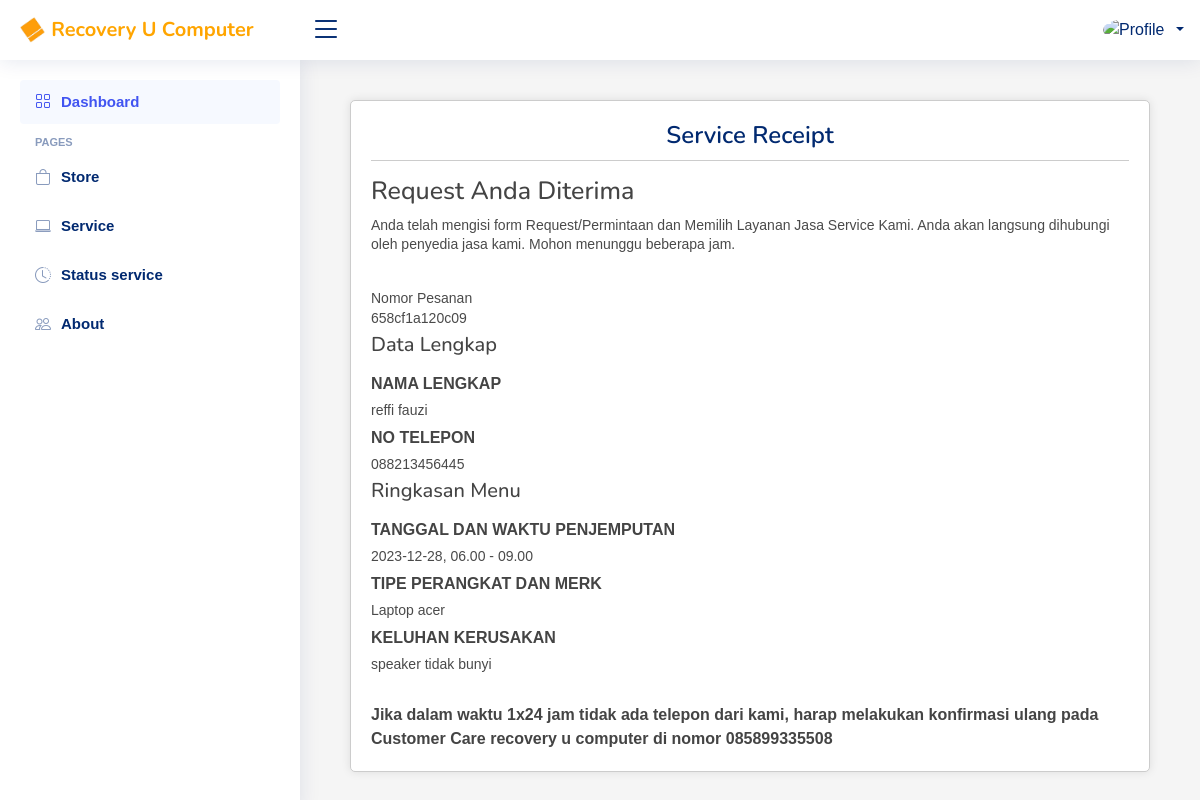
/user/content/status/struk.php?id=180, run on the app's committed database.
### tables this page shows
CREATE TABLE `service_requests` (
  `id_pesan` int(50) NOT NULL,
  `merk` enum('acer','advan','asus','dell','hp','lenovo','msi','samsung') NOT NULL,
  `foto` varchar(255) NOT NULL,
  `detail` text NOT NULL,
  `create_at` timestamp NOT NULL DEFAULT current_timestamp(),
  `token` varchar(100) DEFAULT NULL,
  `tanggal` date DEFAULT NULL,
  `jam` varchar(20) DEFAULT NULL,
  `nama_lengkap` varchar(100) DEFAULT NULL,
  `telepon` varchar(20) DEFAULT NULL,
  `status` varchar(20) NOT NULL DEFAULT 'pending',
  `price` int(200) NOT NULL
);

### user/content/status/struk.php (the view, shortened to what this page needs)
<!DOCTYPE html>
<html lang="en">
<head>
</head>
<body>
    <main id="main" class="main">
        <section class="section dashboard">
            <div class="struk-content">
                <?php
                $databaseHost = 'localhost';
                $databaseName = 'user_db';
                $databaseUsername = 'root';
                $databasePassword = '';
                $conn = mysqli_connect($databaseHost, $databaseUsername, $databasePassword, $databaseName);
                if (isset($_GET['id'])) {
                    $id_pesan = mysqli_real_escape_string($conn, $_GET['id']);
                    $query = "SELECT merk, detail, token, jam, tanggal, telepon, nama_lengkap FROM service_requests WHERE id_pesan = '$id_pesan'";
                    $result = mysqli_query($conn, $query);
                    if ($result) {
                        if (mysqli_num_rows($result) > 0) {
                            $row = mysqli_fetch_assoc($result);
                            $merk = $row['merk'];
                            $detail = $row['detail'];
                            $nama_lengkap = $row['nama_lengkap'];
                            $jam = $row['jam'];
                            $tanggal = $row['tanggal'];
                            $telepon = $row['telepon'];
                            $token = $row['token'];
                            echo '<div class="pagetitle">
                    <h1 class="judul">Service Receipt</h1>
                        </div>';
                            echo '<h3>Request Anda Diterima</h3>';
                            echo '<p>Anda telah mengisi form Request/Permintaan dan Memilih Layanan Jasa Service Kami. Anda akan
                    langsung dihubungi oleh penyedia jasa kami. Mohon menunggu beberapa jam.
                </p> <br>';
                            echo '<p>Nomor Pesanan <br>' . $token . '</p>';
                            echo '<h1>Data Lengkap</h1>';
                            echo '<b>NAMA LENGKAP</b>';
                            echo '<p>' . $nama_lengkap . '</p>';
                            echo '<b>NO TELEPON</b>';
                            echo '<p>' . $telepon . '</p>';
                            echo '<h1>Ringkasan Menu</h1>';
                            echo '<b>TANGGAL DAN WAKTU PENJEMPUTAN</b>';
                            echo '<p>' . $tanggal . ', ' . $jam . '</p>';
                            echo '<b>TIPE PERANGKAT DAN MERK</b>';
                            echo '<p>Laptop '  . $merk . '</p>';
                            echo '<b>KELUHAN KERUSAKAN</b>';
                            echo '<p>' . $detail . '</p>';
                            echo '<br>
                    <b>Jika dalam waktu 1x24 jam tidak ada telepon dari kami, harap melakukan konfirmasi ulang pada
                        Customer Care recovery u computer di nomor 085899335508 </b>';
                        } else {
                            echo 'Informasi pesanan tidak ditemukan';
                        }
                    } else {
                        echo 'Terjadi kesalahan dalam mengambil data pesanan';
                    }
                } else {
                    echo 'ID Pesanan tidak valid';
                }
                ?>
            </div>
        </section>
    </main>
</body>
</html>

### assets/css/style.css (style rules this page uses)
:root { scroll-behavior: smooth; }
body { font-family: "Open Sans", sans-serif; background: #f6f9ff; color: #444444; }
h1, h2, h3, h4, h5, h6 { font-family: "Nunito", sans-serif; }
#main { margin-top: 60px; padding: 20px 30px; transition: all 0.3s; }
.pagetitle { margin-bottom: 10px; }
.pagetitle h1 { font-size: 24px; margin-bottom: 0; font-weight: 600; color: #012970; }
@media (min-width: 1200px) { #main, #footer { margin-left: 300px; } }
body { font-family: 'Poppins', sans-serif; overflow-x: hidden; text-rendering: optimizeLegibility; -webkit-font-smoothing: antialiased; -moz-osx-font-smoothing: grayscale; }
p { margin-bottom: 0px; font-size: 14px; font-weight: 300; color: #4a4a4a; line-height: 24px; }
h1, h2, h3, h4, h5, h6 { margin: 0px; }

### user/content/status/struk.php (style rules this page uses)
body { font-family: Arial, sans-serif; margin: 0; padding: 20px; display: flex; justify-content: center; align-items: center; min-height: 75vh; background-color: #f5f5f5; }
.struk-content { width: 100%; max-width: 800px; padding: 20px; border: 1px solid #ccc; border-radius: 5px; background-color: #fff; box-shadow: 0 0 10px rgba(0, 0, 0, 0.1); }
h1 { font-size: 20px; margin-bottom: 15px; }
h3 { font-size: 25px; margin-bottom: 10px; }
p { margin: 5px 0; line-height: 1.4; }
.pagetitle { border-bottom: 1px solid #ccc; padding-bottom: 10px; margin-bottom: 15px; text-align: center; }

### data on the page
service_requests: token "658cf1a120c09", nama_lengkap "reffi fauzi", telepon "088213456445", tanggal "2023-12-28", jam "06.00 - 09.00", merk "acer", detail "speaker tidak bunyi"
